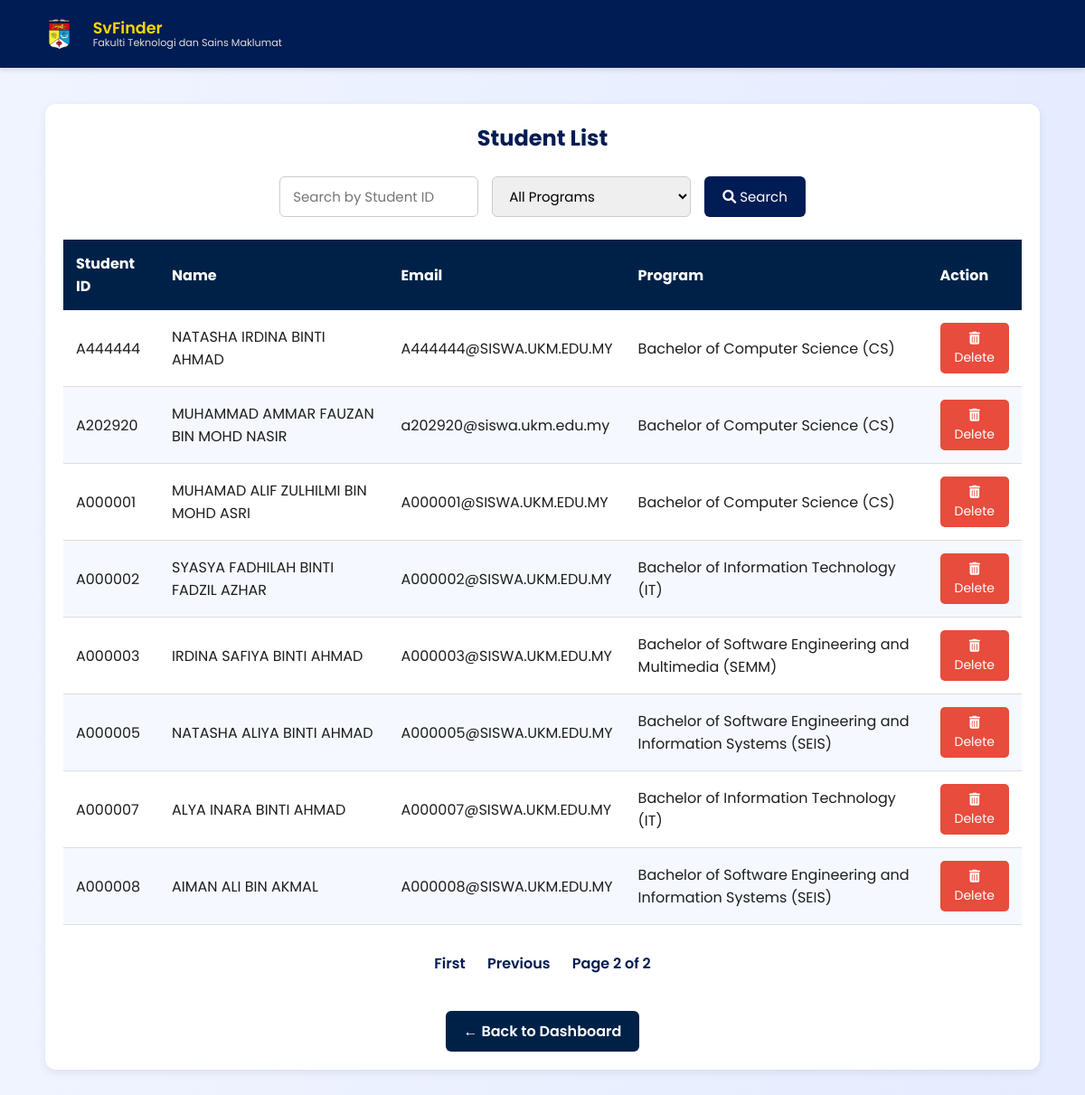
Page /studentlist?page=3 on the earlier database version.
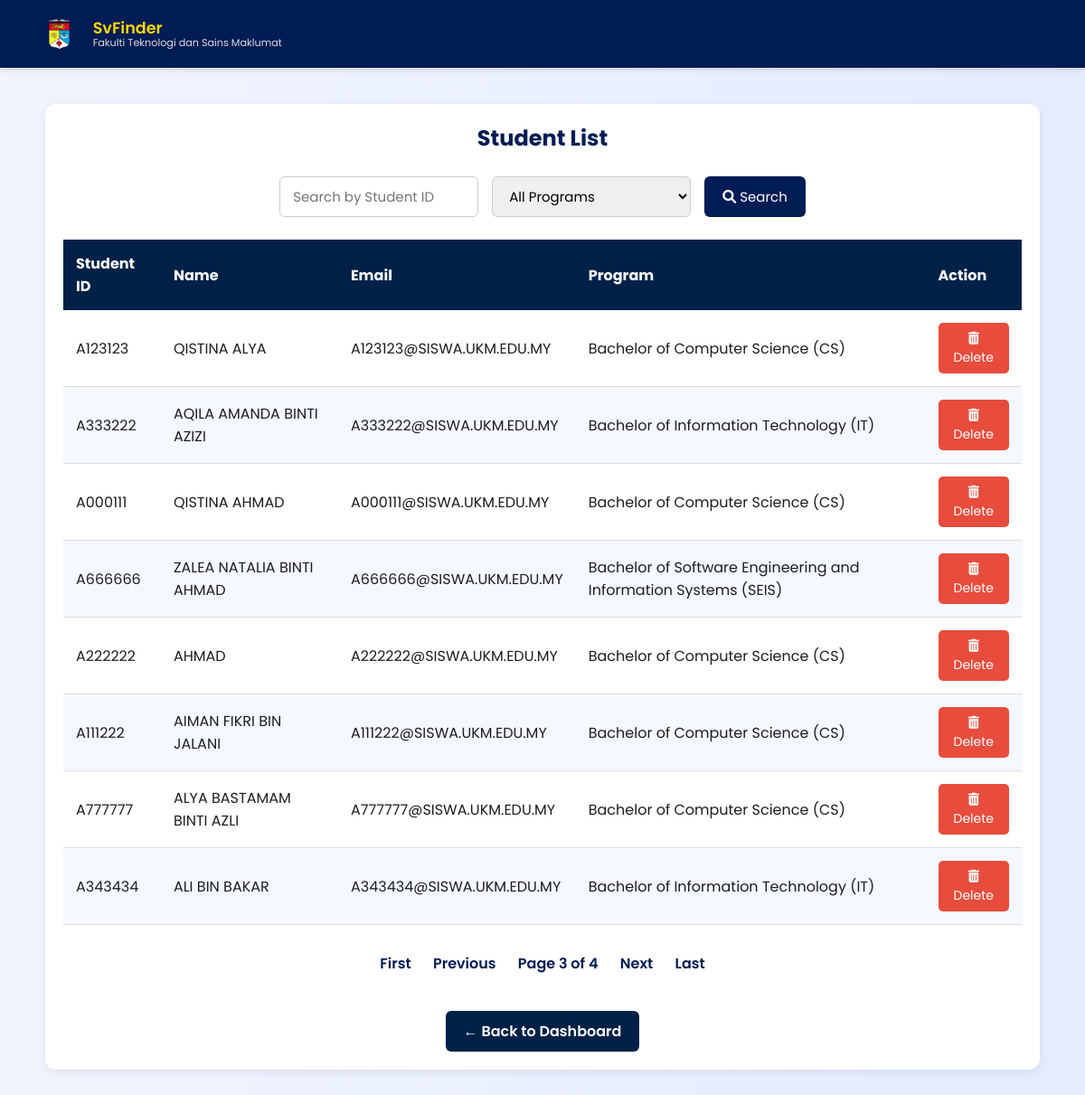
Same page on the later database version.
### SVFINDER/models.py (models this page shows)
class Pelajar(models.Model):
    user = models.OneToOneField(User, on_delete=models.CASCADE, null=True, blank=True)
    id_pelajar = models.CharField(max_length=30, primary_key=True)
    nama_pelajar = models.CharField(max_length=255)
    email_pelajar = models.EmailField(max_length=255)
    no_pelajar = models.CharField(max_length=15)
    katalaluan_pelajar = models.CharField(max_length=30)
    program_pelajar = models.CharField(max_length=255)
    gambar_pelajar = models.ImageField(upload_to='pelajar/', null=True, blank=True)  # <-- Added here
    id_admin = models.ForeignKey('AdminSistem', on_delete=models.CASCADE, null=True, blank=True)

### SVFINDER/views.py (the view)
# urls.py: path('studentlist', views.studentlist, name='studentlist'),
def studentlist(request):
    search_id = request.GET.get('search_id')
    program_filter = request.GET.get('program_pelajar')
    students = Pelajar.objects.all()
    if search_id:
        students = students.filter(id_pelajar__icontains=search_id)
    if program_filter:
        students = students.filter(program_pelajar=program_filter)
    paginator = Paginator(students, 8)  # Show 10 students per page
    page_number = request.GET.get('page')
    page_obj = paginator.get_page(page_number)
    return render(request, 'studentlist.html', {
        'students': page_obj.object_list,
        'page_obj': page_obj
    })

### SVFINDER/templates/studentlist.html (shortened to what this page needs)
{% load static %}
<!DOCTYPE html>
<html lang="en">
<head>
  <link rel="stylesheet" href="https://cdnjs.cloudflare.com/ajax/libs/font-awesome/6.0.0-beta3/css/all.min.css"/>
</head>
<body>
<nav>
  <div class="logo-section">
    <img src="{% static 'logoukm.png' %}" alt="UKM Logo" class="logo-img" />
    <div class="logo-text">
      <span class="logo-main">SvFinder</span>
      <span class="logo-sub">Fakulti Teknologi dan Sains Maklumat</span>
    </div>
  </div>
</nav>
<div class="container">
  <h2>Student List</h2>
  <div class="filter-bar">
    <form method="get">
      <input type="text" name="search_id" placeholder="Search by Student ID" value="{{ request.GET.search_id }}"/>
      <select name="program_pelajar">
        <option value="">All Programs</option>
      </select>
      <button type="submit"><i class="fas fa-search"></i> Search</button>
    </form>
  </div>
  <table>
    <thead>
      <tr>
        <th>Student ID</th>
        <th>Name</th>
        <th>Email</th>
        <th>Program</th>
        <th>Action</th>
      </tr>
    </thead>
    <tbody>
      {% for student in students %}
      <tr>
        <td data-label="Student ID">{{ student.id_pelajar }}</td>
        <td data-label="Name">{{ student.nama_pelajar }}</td>
        <td data-label="Email">{{ student.email_pelajar }}</td>
        <td data-label="Program">{{ student.program_pelajar }}</td>
        <td data-label="Action">
          <form method="post" action="{% url 'delete_studentlist' student.id_pelajar %}" onsubmit="return confirm('Are you sure you want to delete this student?')">
            <button class="delete-btn"><i class="fas fa-trash-alt"></i> Delete</button>
          </form>
        </td>
      </tr>
      {% endfor %}
    </tbody>
  </table>
  <div class="pagination">
    {% if page_obj.has_other_pages %}
      {% if page_obj.has_previous %}
        <a href="?page=1{% if request.GET.search_id %}&search_id={{ request.GET.search_id }}{% endif %}{% if request.GET.program_pelajar %}&program_pelajar={{ request.GET.program_pelajar }}{% endif %}">First</a>
        <a href="?page={{ page_obj.previous_page_number }}">Previous</a>
      {% endif %}
      <span>Page {{ page_obj.number }} of {{ page_obj.paginator.num_pages }}</span>
      {% if page_obj.has_next %}
        <a href="?page={{ page_obj.next_page_number }}{% if request.GET.search_id %}&search_id={{ request.GET.search_id }}{% endif %}{% if request.GET.program_pelajar %}&program_pelajar={{ request.GET.program_pelajar }}{% endif %}">Next</a>
        <a href="?page={{ page_obj.paginator.num_pages }}">Last</a>
      {% endif %}
    {% endif %}
  </div>
  <div class="back-button">
    <a href="{% url 'mainadmin' %}">← Back to Dashboard</a>
  </div>
</div>
</body>
</html>

Differences in the rows shown:
no longer on this page (row unchanged): Pelajar: id_pelajar "A444444", nama_pelajar "NATASHA IRDINA BINTI AHMAD", email_pelajar "A444444@SISWA.UKM.EDU.MY", program_pelajar "Bachelor of Computer Science (CS)"
no longer on this page (row unchanged): Pelajar: id_pelajar "A202920", nama_pelajar "MUHAMMAD AMMAR FAUZAN BIN MOHD NASIR", email_pelajar "a202920@siswa.ukm.edu.my", program_pelajar "Bachelor of Computer Science (CS)"
no longer on this page (row unchanged): Pelajar: id_pelajar "A000001", nama_pelajar "MUHAMAD ALIF ZULHILMI BIN MOHD ASRI", email_pelajar "A000001@SISWA.UKM.EDU.MY", program_pelajar "Bachelor of Computer Science (CS)"
no longer on this page (row unchanged): Pelajar: id_pelajar "A000002", nama_pelajar "SYASYA FADHILAH BINTI FADZIL AZHAR", email_pelajar "A000002@SISWA.UKM.EDU.MY", program_pelajar "Bachelor of Information Technology (IT)"
no longer on this page (row unchanged): Pelajar: id_pelajar "A000003", nama_pelajar "IRDINA SAFIYA BINTI AHMAD", email_pelajar "A000003@SISWA.UKM.EDU.MY", program_pelajar "Bachelor of Software Engineering and Multimedia (SEMM)"
no longer on this page (row unchanged): Pelajar: id_pelajar "A000005", nama_pelajar "NATASHA ALIYA BINTI AHMAD", email_pelajar "A000005@SISWA.UKM.EDU.MY", program_pelajar "Bachelor of Software Engineering and Information Systems (SEIS)"
no longer on this page (row unchanged): Pelajar: id_pelajar "A000007", nama_pelajar "ALYA INARA BINTI AHMAD", email_pelajar "A000007@SISWA.UKM.EDU.MY", program_pelajar "Bachelor of Information Technology (IT)"
no longer on this page (row unchanged): Pelajar: id_pelajar "A000008", nama_pelajar "AIMAN ALI BIN AKMAL", email_pelajar "A000008@SISWA.UKM.EDU.MY", program_pelajar "Bachelor of Software Engineering and Information Systems (SEIS)"
added Pelajar: id_pelajar "A123123", nama_pelajar "QISTINA ALYA", email_pelajar "A123123@SISWA.UKM.EDU.MY", program_pelajar "Bachelor of Computer Science (CS)"
added Pelajar: id_pelajar "A333222", nama_pelajar "AQILA AMANDA BINTI AZIZI", email_pelajar "A333222@SISWA.UKM.EDU.MY", program_pelajar "Bachelor of Information Technology (IT)"
added Pelajar: id_pelajar "A000111", nama_pelajar "QISTINA AHMAD", email_pelajar "A000111@SISWA.UKM.EDU.MY", program_pelajar "Bachelor of Computer Science (CS)"
added Pelajar: id_pelajar "A666666", nama_pelajar "ZALEA NATALIA BINTI AHMAD", email_pelajar "A666666@SISWA.UKM.EDU.MY", program_pelajar "Bachelor of Software Engineering and Information Systems (SEIS)"
added Pelajar: id_pelajar "A222222", nama_pelajar "AHMAD", email_pelajar "A222222@SISWA.UKM.EDU.MY", program_pelajar "Bachelor of Computer Science (CS)"
added Pelajar: id_pelajar "A111222", nama_pelajar "AIMAN FIKRI BIN JALANI", email_pelajar "A111222@SISWA.UKM.EDU.MY", program_pelajar "Bachelor of Computer Science (CS)"
added Pelajar: id_pelajar "A777777", nama_pelajar "ALYA BASTAMAM BINTI AZLI", email_pelajar "A777777@SISWA.UKM.EDU.MY", program_pelajar "Bachelor of Computer Science (CS)"
added Pelajar: id_pelajar "A343434", nama_pelajar "ALI BIN BAKAR", email_pelajar "A343434@SISWA.UKM.EDU.MY", program_pelajar "Bachelor of Information Technology (IT)"
Other differences:
{{ page_obj.number }}: "2" → "3"
{{ page_obj.paginator.num_pages }}: "2" → "4"
text now shown: "Next Last"
